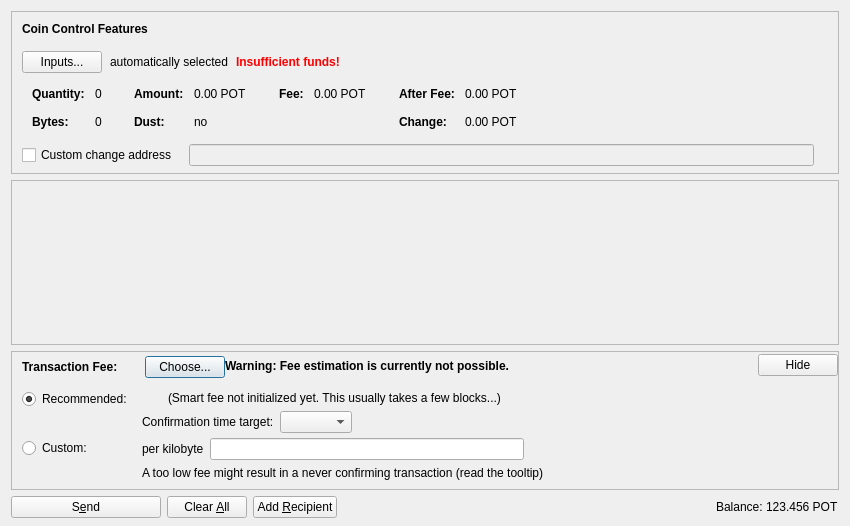
<?xml version="1.0" encoding="UTF-8"?>
<ui version="4.0">
 <class>SendCoinsDialog</class>
 <widget class="QDialog" name="SendCoinsDialog">
  <property name="geometry">
   <rect>
    <x>0</x>
    <y>0</y>
    <width>850</width>
    <height>526</height>
   </rect>
  </property>
  <property name="windowTitle">
   <string>Send Coins</string>
  </property>
  <layout class="QVBoxLayout" name="verticalLayout" stretch="0,1,0,0">
   <property name="bottomMargin">
    <number>8</number>
   </property>
   <item>
    <widget class="QFrame" name="frameCoinControl">
     <property name="sizePolicy">
      <sizepolicy hsizetype="Expanding" vsizetype="Expanding">
       <horstretch>0</horstretch>
       <verstretch>0</verstretch>
      </sizepolicy>
     </property>
     <property name="maximumSize">
      <size>
       <width>16777215</width>
       <height>16777215</height>
      </size>
     </property>
     <property name="frameShape">
      <enum>QFrame::StyledPanel</enum>
     </property>
     <property name="frameShadow">
      <enum>QFrame::Sunken</enum>
     </property>
     <layout class="QVBoxLayout" name="verticalLayoutCoinControl2">
      <property name="spacing">
       <number>0</number>
      </property>
      <property name="leftMargin">
       <number>0</number>
      </property>
      <property name="topMargin">
       <number>0</number>
      </property>
      <property name="rightMargin">
       <number>0</number>
      </property>
      <property name="bottomMargin">
       <number>6</number>
      </property>
      <item>
       <layout class="QVBoxLayout" name="verticalLayoutCoinControl" stretch="0,0,0,0,1">
        <property name="spacing">
         <number>0</number>
        </property>
        <property name="leftMargin">
         <number>10</number>
        </property>
        <property name="topMargin">
         <number>10</number>
        </property>
        <item>
         <layout class="QHBoxLayout" name="horizontalLayoutCoinControl1">
          <property name="bottomMargin">
           <number>15</number>
          </property>
          <item>
           <widget class="QLabel" name="labelCoinControlFeatures">
            <property name="sizePolicy">
             <sizepolicy hsizetype="Preferred" vsizetype="Maximum">
              <horstretch>0</horstretch>
              <verstretch>0</verstretch>
             </sizepolicy>
            </property>
            <property name="font">
             <font>
              <weight>75</weight>
              <bold>true</bold>
             </font>
            </property>
            <property name="styleSheet">
             <string notr="true">font-weight:bold;</string>
            </property>
            <property name="text">
             <string>Coin Control Features</string>
            </property>
           </widget>
          </item>
         </layout>
        </item>
        <item>
         <layout class="QHBoxLayout" name="horizontalLayoutCoinControl2" stretch="0,0,0,0">
          <property name="spacing">
           <number>8</number>
          </property>
          <property name="bottomMargin">
           <number>10</number>
          </property>
          <item>
           <widget class="QPushButton" name="pushButtonCoinControl">
            <property name="styleSheet">
             <string notr="true"/>
            </property>
            <property name="text">
             <string>Inputs...</string>
            </property>
            <property name="autoDefault">
             <bool>false</bool>
            </property>
           </widget>
          </item>
          <item>
           <widget class="QLabel" name="labelCoinControlAutomaticallySelected">
            <property name="text">
             <string>automatically selected</string>
            </property>
            <property name="margin">
             <number>5</number>
            </property>
           </widget>
          </item>
          <item>
           <widget class="QLabel" name="labelCoinControlInsuffFunds">
            <property name="font">
             <font>
              <weight>75</weight>
              <bold>true</bold>
             </font>
            </property>
            <property name="styleSheet">
             <string notr="true">color:red;font-weight:bold;</string>
            </property>
            <property name="text">
             <string>Insufficient funds!</string>
            </property>
            <property name="margin">
             <number>5</number>
            </property>
           </widget>
          </item>
          <item>
           <spacer name="horizontalSpacerCoinControl">
            <property name="orientation">
             <enum>Qt::Horizontal</enum>
            </property>
            <property name="sizeHint" stdset="0">
             <size>
              <width>40</width>
              <height>1</height>
             </size>
            </property>
           </spacer>
          </item>
         </layout>
        </item>
        <item>
         <widget class="QWidget" name="widgetCoinControl" native="true">
          <property name="sizePolicy">
           <sizepolicy hsizetype="Preferred" vsizetype="Preferred">
            <horstretch>0</horstretch>
            <verstretch>0</verstretch>
           </sizepolicy>
          </property>
          <property name="minimumSize">
           <size>
            <width>0</width>
            <height>0</height>
           </size>
          </property>
          <property name="styleSheet">
           <string notr="true"/>
          </property>
          <layout class="QHBoxLayout" name="horizontalLayoutCoinControl5">
           <property name="leftMargin">
            <number>0</number>
           </property>
           <property name="topMargin">
            <number>0</number>
           </property>
           <property name="rightMargin">
            <number>0</number>
           </property>
           <property name="bottomMargin">
            <number>0</number>
           </property>
           <item>
            <layout class="QHBoxLayout" name="horizontalLayoutCoinControl3" stretch="0,0,0,1">
             <property name="spacing">
              <number>20</number>
             </property>
             <property name="topMargin">
              <number>0</number>
             </property>
             <property name="bottomMargin">
              <number>10</number>
             </property>
             <item>
              <layout class="QFormLayout" name="formLayoutCoinControl1">
               <property name="horizontalSpacing">
                <number>10</number>
               </property>
               <property name="verticalSpacing">
                <number>14</number>
               </property>
               <property name="leftMargin">
                <number>10</number>
               </property>
               <property name="topMargin">
                <number>4</number>
               </property>
               <property name="rightMargin">
                <number>6</number>
               </property>
               <item row="0" column="0">
                <widget class="QLabel" name="labelCoinControlQuantityText">
                 <property name="font">
                  <font>
                   <weight>75</weight>
                   <bold>true</bold>
                  </font>
                 </property>
                 <property name="text">
                  <string>Quantity:</string>
                 </property>
                 <property name="margin">
                  <number>0</number>
                 </property>
                </widget>
               </item>
               <item row="0" column="1">
                <widget class="QLabel" name="labelCoinControlQuantity">
                 <property name="cursor">
                  <cursorShape>IBeamCursor</cursorShape>
                 </property>
                 <property name="contextMenuPolicy">
                  <enum>Qt::ActionsContextMenu</enum>
                 </property>
                 <property name="text">
                  <string notr="true">0</string>
                 </property>
                 <property name="margin">
                  <number>0</number>
                 </property>
                 <property name="textInteractionFlags">
                  <set>Qt::LinksAccessibleByMouse|Qt::TextSelectableByKeyboard|Qt::TextSelectableByMouse</set>
                 </property>
                </widget>
               </item>
               <item row="1" column="0">
                <widget class="QLabel" name="labelCoinControlBytesText">
                 <property name="font">
                  <font>
                   <weight>75</weight>
                   <bold>true</bold>
                  </font>
                 </property>
                 <property name="text">
                  <string>Bytes:</string>
                 </property>
                </widget>
               </item>
               <item row="1" column="1">
                <widget class="QLabel" name="labelCoinControlBytes">
                 <property name="cursor">
                  <cursorShape>IBeamCursor</cursorShape>
                 </property>
                 <property name="contextMenuPolicy">
                  <enum>Qt::ActionsContextMenu</enum>
                 </property>
                 <property name="text">
                  <string notr="true">0</string>
                 </property>
                 <property name="textInteractionFlags">
                  <set>Qt::LinksAccessibleByMouse|Qt::TextSelectableByKeyboard|Qt::TextSelectableByMouse</set>
                 </property>
                </widget>
               </item>
              </layout>
             </item>
             <item>
              <layout class="QFormLayout" name="formLayoutCoinControl2">
               <property name="horizontalSpacing">
                <number>10</number>
               </property>
               <property name="verticalSpacing">
                <number>14</number>
               </property>
               <property name="leftMargin">
                <number>6</number>
               </property>
               <property name="topMargin">
                <number>4</number>
               </property>
               <property name="rightMargin">
                <number>6</number>
               </property>
               <item row="0" column="0">
                <widget class="QLabel" name="labelCoinControlAmountText">
                 <property name="font">
                  <font>
                   <weight>75</weight>
                   <bold>true</bold>
                  </font>
                 </property>
                 <property name="text">
                  <string>Amount:</string>
                 </property>
                 <property name="margin">
                  <number>0</number>
                 </property>
                </widget>
               </item>
               <item row="0" column="1">
                <widget class="QLabel" name="labelCoinControlAmount">
                 <property name="cursor">
                  <cursorShape>IBeamCursor</cursorShape>
                 </property>
                 <property name="contextMenuPolicy">
                  <enum>Qt::ActionsContextMenu</enum>
                 </property>
                 <property name="text">
                  <string notr="true">0.00 POT</string>
                 </property>
                 <property name="textInteractionFlags">
                  <set>Qt::LinksAccessibleByMouse|Qt::TextSelectableByKeyboard|Qt::TextSelectableByMouse</set>
                 </property>
                </widget>
               </item>
               <item row="1" column="0">
                <widget class="QLabel" name="labelCoinControlLowOutputText">
                 <property name="font">
                  <font>
                   <weight>75</weight>
                   <bold>true</bold>
                  </font>
                 </property>
                 <property name="text">
                  <string>Dust:</string>
                 </property>
                </widget>
               </item>
               <item row="1" column="1">
                <widget class="QLabel" name="labelCoinControlLowOutput">
                 <property name="cursor">
                  <cursorShape>IBeamCursor</cursorShape>
                 </property>
                 <property name="contextMenuPolicy">
                  <enum>Qt::ActionsContextMenu</enum>
                 </property>
                 <property name="text">
                  <string notr="true">no</string>
                 </property>
                 <property name="textInteractionFlags">
                  <set>Qt::LinksAccessibleByMouse|Qt::TextSelectableByKeyboard|Qt::TextSelectableByMouse</set>
                 </property>
                </widget>
               </item>
              </layout>
             </item>
             <item>
              <layout class="QFormLayout" name="formLayoutCoinControl3">
               <property name="horizontalSpacing">
                <number>10</number>
               </property>
               <property name="verticalSpacing">
                <number>14</number>
               </property>
               <property name="leftMargin">
                <number>6</number>
               </property>
               <property name="topMargin">
                <number>4</number>
               </property>
               <property name="rightMargin">
                <number>6</number>
               </property>
               <item row="0" column="0">
                <widget class="QLabel" name="labelCoinControlFeeText">
                 <property name="font">
                  <font>
                   <weight>75</weight>
                   <bold>true</bold>
                  </font>
                 </property>
                 <property name="text">
                  <string>Fee:</string>
                 </property>
                 <property name="margin">
                  <number>0</number>
                 </property>
                </widget>
               </item>
               <item row="0" column="1">
                <widget class="QLabel" name="labelCoinControlFee">
                 <property name="cursor">
                  <cursorShape>IBeamCursor</cursorShape>
                 </property>
                 <property name="contextMenuPolicy">
                  <enum>Qt::ActionsContextMenu</enum>
                 </property>
                 <property name="text">
                  <string notr="true">0.00 POT</string>
                 </property>
                 <property name="textInteractionFlags">
                  <set>Qt::LinksAccessibleByMouse|Qt::TextSelectableByKeyboard|Qt::TextSelectableByMouse</set>
                 </property>
                </widget>
               </item>
              </layout>
             </item>
             <item>
              <layout class="QFormLayout" name="formLayoutCoinControl4">
               <property name="horizontalSpacing">
                <number>10</number>
               </property>
               <property name="verticalSpacing">
                <number>14</number>
               </property>
               <property name="leftMargin">
                <number>6</number>
               </property>
               <property name="topMargin">
                <number>4</number>
               </property>
               <property name="rightMargin">
                <number>6</number>
               </property>
               <item row="0" column="0">
                <widget class="QLabel" name="labelCoinControlAfterFeeText">
                 <property name="font">
                  <font>
                   <weight>75</weight>
                   <bold>true</bold>
                  </font>
                 </property>
                 <property name="text">
                  <string>After Fee:</string>
                 </property>
                 <property name="margin">
                  <number>0</number>
                 </property>
                </widget>
               </item>
               <item row="0" column="1">
                <widget class="QLabel" name="labelCoinControlAfterFee">
                 <property name="cursor">
                  <cursorShape>IBeamCursor</cursorShape>
                 </property>
                 <property name="contextMenuPolicy">
                  <enum>Qt::ActionsContextMenu</enum>
                 </property>
                 <property name="text">
                  <string notr="true">0.00 POT</string>
                 </property>
                 <property name="textInteractionFlags">
                  <set>Qt::LinksAccessibleByMouse|Qt::TextSelectableByKeyboard|Qt::TextSelectableByMouse</set>
                 </property>
                </widget>
               </item>
               <item row="1" column="0">
                <widget class="QLabel" name="labelCoinControlChangeText">
                 <property name="font">
                  <font>
                   <weight>75</weight>
                   <bold>true</bold>
                  </font>
                 </property>
                 <property name="text">
                  <string>Change:</string>
                 </property>
                </widget>
               </item>
               <item row="1" column="1">
                <widget class="QLabel" name="labelCoinControlChange">
                 <property name="cursor">
                  <cursorShape>IBeamCursor</cursorShape>
                 </property>
                 <property name="contextMenuPolicy">
                  <enum>Qt::ActionsContextMenu</enum>
                 </property>
                 <property name="text">
                  <string notr="true">0.00 POT</string>
                 </property>
                 <property name="textInteractionFlags">
                  <set>Qt::LinksAccessibleByMouse|Qt::TextSelectableByKeyboard|Qt::TextSelectableByMouse</set>
                 </property>
                </widget>
               </item>
              </layout>
             </item>
            </layout>
           </item>
          </layout>
         </widget>
        </item>
        <item>
         <layout class="QHBoxLayout" name="horizontalLayoutCoinControl4" stretch="0,0,0">
          <property name="spacing">
           <number>12</number>
          </property>
          <property name="sizeConstraint">
           <enum>QLayout::SetDefaultConstraint</enum>
          </property>
          <property name="topMargin">
           <number>5</number>
          </property>
          <property name="rightMargin">
           <number>5</number>
          </property>
          <item>
           <widget class="QCheckBox" name="checkBoxCoinControlChange">
            <property name="toolTip">
             <string>If this is activated, but the change address is empty or invalid, change will be sent to a newly generated address.</string>
            </property>
            <property name="text">
             <string>Custom change address</string>
            </property>
           </widget>
          </item>
          <item>
           <widget class="QValidatedLineEdit" name="lineEditCoinControlChange">
            <property name="enabled">
             <bool>false</bool>
            </property>
            <property name="sizePolicy">
             <sizepolicy hsizetype="Expanding" vsizetype="Fixed">
              <horstretch>0</horstretch>
              <verstretch>0</verstretch>
             </sizepolicy>
            </property>
           </widget>
          </item>
          <item>
           <widget class="QLabel" name="labelCoinControlChangeLabel">
            <property name="sizePolicy">
             <sizepolicy hsizetype="Preferred" vsizetype="Expanding">
              <horstretch>0</horstretch>
              <verstretch>0</verstretch>
             </sizepolicy>
            </property>
            <property name="minimumSize">
             <size>
              <width>0</width>
              <height>0</height>
             </size>
            </property>
            <property name="text">
             <string/>
            </property>
            <property name="margin">
             <number>3</number>
            </property>
           </widget>
          </item>
         </layout>
        </item>
        <item>
         <spacer name="verticalSpacerCoinControl">
          <property name="orientation">
           <enum>Qt::Vertical</enum>
          </property>
          <property name="sizeHint" stdset="0">
           <size>
            <width>800</width>
            <height>1</height>
           </size>
          </property>
         </spacer>
        </item>
       </layout>
      </item>
     </layout>
    </widget>
   </item>
   <item>
    <widget class="QScrollArea" name="scrollArea">
     <property name="widgetResizable">
      <bool>true</bool>
     </property>
     <widget class="QWidget" name="scrollAreaWidgetContents">
      <property name="geometry">
       <rect>
        <x>0</x>
        <y>0</y>
        <width>830</width>
        <height>104</height>
       </rect>
      </property>
      <layout class="QVBoxLayout" name="verticalLayout_2" stretch="0,1">
       <property name="leftMargin">
        <number>0</number>
       </property>
       <property name="topMargin">
        <number>0</number>
       </property>
       <property name="rightMargin">
        <number>0</number>
       </property>
       <property name="bottomMargin">
        <number>0</number>
       </property>
       <item>
        <layout class="QVBoxLayout" name="entries">
         <property name="spacing">
          <number>6</number>
         </property>
        </layout>
       </item>
       <item>
        <spacer name="verticalSpacer">
         <property name="orientation">
          <enum>Qt::Vertical</enum>
         </property>
         <property name="sizeHint" stdset="0">
          <size>
           <width>20</width>
           <height>40</height>
          </size>
         </property>
        </spacer>
       </item>
      </layout>
     </widget>
    </widget>
   </item>
   <item>
    <widget class="QFrame" name="frameFee">
     <property name="sizePolicy">
      <sizepolicy hsizetype="Expanding" vsizetype="Expanding">
       <horstretch>0</horstretch>
       <verstretch>0</verstretch>
      </sizepolicy>
     </property>
     <property name="maximumSize">
      <size>
       <width>16777215</width>
       <height>16777215</height>
      </size>
     </property>
     <property name="frameShape">
      <enum>QFrame::StyledPanel</enum>
     </property>
     <property name="frameShadow">
      <enum>QFrame::Sunken</enum>
     </property>
     <layout class="QVBoxLayout" name="verticalLayoutFee1">
      <property name="spacing">
       <number>0</number>
      </property>
      <property name="leftMargin">
       <number>0</number>
      </property>
      <property name="topMargin">
       <number>0</number>
      </property>
      <property name="rightMargin">
       <number>0</number>
      </property>
      <property name="bottomMargin">
       <number>0</number>
      </property>
      <item>
       <layout class="QVBoxLayout" name="verticalLayoutFee2" stretch="0,0,0">
        <property name="spacing">
         <number>0</number>
        </property>
        <property name="leftMargin">
         <number>10</number>
        </property>
        <property name="topMargin">
         <number>0</number>
        </property>
        <item>
         <layout class="QHBoxLayout" name="horizontalLayoutFee1">
          <property name="bottomMargin">
           <number>0</number>
          </property>
          <item>
           <layout class="QVBoxLayout" name="verticalLayoutFee7">
            <property name="spacing">
             <number>0</number>
            </property>
            <item>
             <spacer name="verticalSpacerSmartFee">
              <property name="orientation">
               <enum>Qt::Vertical</enum>
              </property>
              <property name="sizeType">
               <enum>QSizePolicy::Fixed</enum>
              </property>
              <property name="sizeHint" stdset="0">
               <size>
                <width>1</width>
                <height>4</height>
               </size>
              </property>
             </spacer>
            </item>
            <item>
             <layout class="QHBoxLayout" name="horizontalLayoutSmartFee">
              <property name="spacing">
               <number>10</number>
              </property>
              <item>
               <widget class="QLabel" name="labelFeeHeadline">
                <property name="sizePolicy">
                 <sizepolicy hsizetype="Preferred" vsizetype="Maximum">
                  <horstretch>0</horstretch>
                  <verstretch>0</verstretch>
                 </sizepolicy>
                </property>
                <property name="font">
                 <font>
                  <weight>75</weight>
                  <bold>true</bold>
                 </font>
                </property>
                <property name="styleSheet">
                 <string notr="true">font-weight:bold;</string>
                </property>
                <property name="text">
                 <string>Transaction Fee:</string>
                </property>
               </widget>
              </item>
              <item>
               <widget class="QLabel" name="labelFeeMinimized">
                <property name="text">
                 <string/>
                </property>
               </widget>
              </item>
              <item>
               <widget class="QPushButton" name="buttonChooseFee">
                <property name="text">
                 <string>Choose...</string>
                </property>
               </widget>
              </item>
             </layout>
            </item>
            <item>
             <spacer name="verticalSpacer_5">
              <property name="orientation">
               <enum>Qt::Vertical</enum>
              </property>
              <property name="sizeHint" stdset="0">
               <size>
                <width>1</width>
                <height>1</height>
               </size>
              </property>
             </spacer>
            </item>
           </layout>
          </item>
          <item>
           <widget class="QLabel" name="fallbackFeeWarningLabel">
            <property name="toolTip">
             <string>Using the fallbackfee can result in sending a transaction that will take several hours or days (or never) to confirm. Consider choosing your fee manually or wait until you have validated the complete chain.</string>
            </property>
            <property name="font">
            <font>
                <weight>75</weight>
                <bold>true</bold>
            </font>
            </property>
            <property name="text">
             <string>Warning: Fee estimation is currently not possible.</string>
            </property>
            <property name="wordWrap">
             <bool>false</bool>
            </property>
           </widget>
          </item>
          <item>
           <spacer name="horizontalSpacer_4">
            <property name="orientation">
             <enum>Qt::Horizontal</enum>
            </property>
            <property name="sizeType">
             <enum>QSizePolicy::MinimumExpanding</enum>
            </property>
            <property name="sizeHint" stdset="0">
             <size>
              <width>40</width>
              <height>20</height>
             </size>
            </property>
           </spacer>
          </item>
          <item>
           <widget class="QPushButton" name="buttonMinimizeFee">
            <property name="toolTip">
             <string>collapse fee-settings</string>
            </property>
            <property name="text">
             <string>Hide</string>
            </property>
           </widget>
          </item>
         </layout>
        </item>
        <item>
         <widget class="QFrame" name="frameFeeSelection">
          <layout class="QVBoxLayout" name="verticalLayoutFee12">
           <property name="spacing">
            <number>0</number>
           </property>
           <property name="leftMargin">
            <number>0</number>
           </property>
           <property name="topMargin">
            <number>0</number>
           </property>
           <property name="rightMargin">
            <number>0</number>
           </property>
           <property name="bottomMargin">
            <number>0</number>
           </property>
           <item>
            <layout class="QGridLayout" name="gridLayoutFee">
             <property name="topMargin">
              <number>10</number>
             </property>
             <property name="bottomMargin">
              <number>4</number>
             </property>
             <property name="horizontalSpacing">
              <number>10</number>
             </property>
             <property name="verticalSpacing">
              <number>4</number>
             </property>
             <item row="1" column="1">
              <layout class="QVBoxLayout" name="verticalLayoutFee8">
               <property name="spacing">
                <number>6</number>
               </property>
               <item>
                <layout class="QHBoxLayout" name="horizontalLayoutFee13">
                 <item>
                  <widget class="QLabel" name="labelCustomPerKilobyte">
                   <property name="toolTip">
                    <string>Specify a custom fee per kB (1,000 bytes) of the transaction's virtual size.

Note:  Since the fee is calculated on a per-byte basis, a fee of "100 satoshis per kB" for a transaction size of 500 bytes (half of 1 kB) would ultimately yield a fee of only 50 satoshis.</string>
                   </property>
                   <property name="text">
                    <string>per kilobyte</string>
                   </property>
                  </widget>
                 </item>
                 <item>
                  <widget class="BitcoinAmountField" name="customFee"/>
                 </item>
                 <item>
                  <spacer name="horizontalSpacer_6">
                   <property name="orientation">
                    <enum>Qt::Horizontal</enum>
                   </property>
                   <property name="sizeHint" stdset="0">
                    <size>
                     <width>1</width>
                     <height>1</height>
                    </size>
                   </property>
                  </spacer>
                 </item>
                </layout>
               </item>
               <item>
                <layout class="QHBoxLayout" name="horizontalLayoutFee8">
                 <item>
                  <widget class="QLabel" name="labelCustomFeeWarning">
                   <property name="enabled">
                    <bool>true</bool>
                   </property>
                   <property name="toolTip">
                    <string>When there is less transaction volume than space in the blocks, miners as well as relaying nodes may enforce a minimum fee. Paying only this minimum fee is just fine, but be aware that this can result in a never confirming transaction once there is more demand for pottercoin transactions than the network can process.</string>
                   </property>
                   <property name="text">
                    <string>A too low fee might result in a never confirming transaction (read the tooltip)</string>
                   </property>
                  </widget>
                 </item>
                 <item>
                  <spacer name="horizontalSpacer_2">
                   <property name="orientation">
                    <enum>Qt::Horizontal</enum>
                   </property>
                   <property name="sizeHint" stdset="0">
                    <size>
                     <width>1</width>
                     <height>1</height>
                    </size>
                   </property>
                  </spacer>
                 </item>
                </layout>
               </item>
              </layout>
             </item>
             <item row="0" column="0">
              <layout class="QVBoxLayout" name="verticalLayoutFee4" stretch="0,1">
               <item>
                <widget class="QRadioButton" name="radioSmartFee">
                 <property name="text">
                  <string>Recommended:</string>
                 </property>
                 <property name="checked">
                  <bool>true</bool>
                 </property>
                 <attribute name="buttonGroup">
                  <string notr="true">groupFee</string>
                 </attribute>
                </widget>
               </item>
               <item>
                <spacer name="verticalSpacer_2">
                 <property name="orientation">
                  <enum>Qt::Vertical</enum>
                 </property>
                 <property name="sizeHint" stdset="0">
                  <size>
                   <width>1</width>
                   <height>1</height>
                  </size>
                 </property>
                </spacer>
               </item>
              </layout>
             </item>
             <item row="1" column="0">
              <layout class="QVBoxLayout" name="verticalLayoutFee9" stretch="0,1">
               <item>
                <widget class="QRadioButton" name="radioCustomFee">
                 <property name="text">
                  <string>Custom:</string>
                 </property>
                 <attribute name="buttonGroup">
                  <string notr="true">groupFee</string>
                 </attribute>
                </widget>
               </item>
               <item>
                <spacer name="verticalSpacer_6">
                 <property name="orientation">
                  <enum>Qt::Vertical</enum>
                 </property>
                 <property name="sizeHint" stdset="0">
                  <size>
                   <width>1</width>
                   <height>1</height>
                  </size>
                 </property>
                </spacer>
               </item>
              </layout>
             </item>
             <item row="0" column="1">
              <layout class="QVBoxLayout" name="verticalLayoutFee3" stretch="0,0,1">
               <property name="spacing">
                <number>6</number>
               </property>
               <property name="topMargin">
                <number>2</number>
               </property>
               <item>
                <layout class="QHBoxLayout" name="horizontalLayoutFee12">
                 <item>
                  <widget class="QLabel" name="labelSmartFee">
                   <property name="text">
                    <string/>
                   </property>
                  </widget>
                 </item>
                 <item>
                  <widget class="QLabel" name="labelFeeEstimation">
                   <property name="text">
                    <string/>
                   </property>
                  </widget>
                 </item>
                 <item>
                  <widget class="QLabel" name="labelSmartFee2">
                   <property name="text">
                    <string>(Smart fee not initialized yet. This usually takes a few blocks...)</string>
                   </property>
                  </widget>
                 </item>
                 <item>
                  <spacer name="horizontalSpacer_5">
                   <property name="orientation">
                    <enum>Qt::Horizontal</enum>
                   </property>
                   <property name="sizeHint" stdset="0">
                    <size>
                     <width>1</width>
                     <height>1</height>
                    </size>
                   </property>
                  </spacer>
                 </item>
                </layout>
               </item>
               <item>
                <layout class="QHBoxLayout" name="horizontalLayoutFee9">
                 <item>
                  <layout class="QVBoxLayout" name="verticalLayoutFee6">
                   <item>
                    <widget class="QLabel" name="labelSmartFee3">
                     <property name="text">
                      <string>Confirmation time target:</string>
                     </property>
                    </widget>
                   </item>
                  </layout>
                 </item>
                 <item>
                  <layout class="QVBoxLayout" name="verticalLayoutFee5">
                   <property name="rightMargin">
                    <number>30</number>
                   </property>
                   <item>
                    <layout class="QHBoxLayout" name="horizontalLayoutConfTarget">
                     <property name="bottomMargin">
                      <number>0</number>
                     </property>
                     <item>
                      <widget class="QComboBox" name="confTargetSelector"/>
                     </item>
                     <item>
                      <spacer name="horizontalSpacerConfTarget">
                       <property name="orientation">
                        <enum>Qt::Horizontal</enum>
                       </property>
                       <property name="sizeHint" stdset="0">
                        <size>
                         <width>40</width>
                         <height>20</height>
                        </size>
                       </property>
                      </spacer>
                     </item>
                    </layout>
                   </item>
                  </layout>
                 </item>
                </layout>
               </item>
               <item>
                <spacer name="verticalSpacer_4">
                 <property name="orientation">
                  <enum>Qt::Vertical</enum>
                 </property>
                 <property name="sizeHint" stdset="0">
                  <size>
                   <width>1</width>
                   <height>1</height>
                  </size>
                 </property>
                </spacer>
               </item>
              </layout>
             </item>
            </layout>
           </item>
          </layout>
         </widget>
        </item>
        <item>
         <spacer name="verticalSpacerFee">
          <property name="orientation">
           <enum>Qt::Vertical</enum>
          </property>
          <property name="sizeHint" stdset="0">
           <size>
            <width>40</width>
            <height>5</height>
           </size>
          </property>
         </spacer>
        </item>
       </layout>
      </item>
     </layout>
    </widget>
   </item>
   <item>
    <layout class="QHBoxLayout" name="horizontalLayout">
     <item>
      <widget class="QPushButton" name="sendButton">
       <property name="minimumSize">
        <size>
         <width>150</width>
         <height>0</height>
        </size>
       </property>
       <property name="toolTip">
        <string>Confirm the send action</string>
       </property>
       <property name="text">
        <string>S&amp;end</string>
       </property>
       <property name="icon">
        <iconset resource="../bitcoin.qrc">
         <normaloff>:/icons/send</normaloff>:/icons/send</iconset>
       </property>
       <property name="autoDefault">
        <bool>false</bool>
       </property>
       <property name="default">
        <bool>false</bool>
       </property>
      </widget>
     </item>
     <item>
      <widget class="QPushButton" name="clearButton">
       <property name="sizePolicy">
        <sizepolicy hsizetype="Minimum" vsizetype="Fixed">
         <horstretch>0</horstretch>
         <verstretch>0</verstretch>
        </sizepolicy>
       </property>
       <property name="toolTip">
        <string>Clear all fields of the form.</string>
       </property>
       <property name="text">
        <string>Clear &amp;All</string>
       </property>
       <property name="icon">
        <iconset resource="../bitcoin.qrc">
         <normaloff>:/icons/remove</normaloff>:/icons/remove</iconset>
       </property>
       <property name="autoDefault">
        <bool>false</bool>
       </property>
      </widget>
     </item>
     <item>
      <widget class="QPushButton" name="addButton">
       <property name="toolTip">
        <string>Send to multiple recipients at once</string>
       </property>
       <property name="text">
        <string>Add &amp;Recipient</string>
       </property>
       <property name="icon">
        <iconset resource="../bitcoin.qrc">
         <normaloff>:/icons/add</normaloff>:/icons/add</iconset>
       </property>
       <property name="autoDefault">
        <bool>false</bool>
       </property>
      </widget>
     </item>
     <item>
      <spacer name="horizontalSpacer">
       <property name="orientation">
        <enum>Qt::Horizontal</enum>
       </property>
       <property name="sizeHint" stdset="0">
        <size>
         <width>40</width>
         <height>20</height>
        </size>
       </property>
      </spacer>
     </item>
     <item>
      <layout class="QHBoxLayout" name="horizontalLayout_2">
       <property name="spacing">
        <number>3</number>
       </property>
       <item>
        <widget class="QLabel" name="label">
         <property name="sizePolicy">
          <sizepolicy hsizetype="Preferred" vsizetype="Fixed">
           <horstretch>0</horstretch>
           <verstretch>0</verstretch>
          </sizepolicy>
         </property>
         <property name="text">
          <string>Balance:</string>
         </property>
        </widget>
       </item>
       <item>
        <widget class="QLabel" name="labelBalance">
         <property name="sizePolicy">
          <sizepolicy hsizetype="Preferred" vsizetype="Fixed">
           <horstretch>0</horstretch>
           <verstretch>0</verstretch>
          </sizepolicy>
         </property>
         <property name="cursor">
          <cursorShape>IBeamCursor</cursorShape>
         </property>
         <property name="text">
          <string notr="true">123.456 POT</string>
         </property>
         <property name="textInteractionFlags">
          <set>Qt::LinksAccessibleByMouse|Qt::TextSelectableByKeyboard|Qt::TextSelectableByMouse</set>
         </property>
        </widget>
       </item>
      </layout>
     </item>
    </layout>
   </item>
  </layout>
 </widget>
 <customwidgets>
  <customwidget>
   <class>QValidatedLineEdit</class>
   <extends>QLineEdit</extends>
   <header>qt/qvalidatedlineedit.h</header>
  </customwidget>
  <customwidget>
   <class>BitcoinAmountField</class>
   <extends>QLineEdit</extends>
   <header>qt/bitcoinamountfield.h</header>
   <container>1</container>
  </customwidget>
 </customwidgets>
 <resources>
  <include location="../bitcoin.qrc"/>
 </resources>
 <connections/>
 <buttongroups>
  <buttongroup name="groupFee"/>
 </buttongroups>
</ui>
